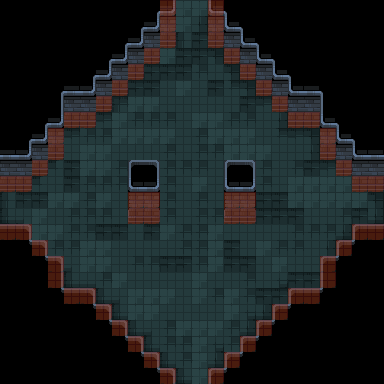

This is a level from a 2D game, rendered from its Tiled map with the project's own tilesets. A one-line summary and the map file follow, with tile-layer data summarised:
An orthogonal 24x24 tile map with 16x16 px tiles, 4 tile layers (floor, details, above-details, collision) and 18 objects (8x Gate, 6x EnemySpawnPoint, 4x EnemySpawnTrigger).

<map version="1.10" tiledversion="1.10.2" orientation="orthogonal" renderorder="right-down" width="24" height="24" tilewidth="16" tileheight="16" infinite="0" nextlayerid="10" nextobjectid="45">
 <tileset firstgid="1" source="../Tilesets/dungeon_prison_tileset.tsx" />
 <layer id="1" name="floor" width="24" height="24">
  <data>[576 cells, 292 non-empty, 16 distinct tile ids]</data>
 </layer>
 <layer id="3" name="details" width="24" height="24">
  <data>[576 cells, 132 non-empty, 18 distinct tile ids]</data>
 </layer>
 <layer id="9" name="above-details" width="24" height="24">
  <data>[576 cells, 8 non-empty, 4 distinct tile ids]</data>
 </layer>
 <layer id="4" name="collision" width="24" height="24" opacity="0.5">
  <data>[576 cells, 60 non-empty, 1 distinct tile ids]</data>
 </layer>
 <objectgroup id="8" name="entities">
  <object id="25" type="EnemySpawnTrigger" x="176" y="352" width="32" height="16">
   <properties>
    <property name="TriggerType" propertytype="triggerType" value="EnemySpawn" />
   </properties>
  </object>
  <object id="26" type="EnemySpawnTrigger" x="32" y="192" width="16" height="32">
   <properties>
    <property name="TriggerType" propertytype="triggerType" value="EnemySpawn" />
   </properties>
  </object>
  <object id="27" type="EnemySpawnTrigger" x="176" y="48" width="32" height="16">
   <properties>
    <property name="TriggerType" propertytype="triggerType" value="EnemySpawn" />
   </properties>
  </object>
  <object id="28" type="EnemySpawnTrigger" x="336" y="192" width="16" height="32">
   <properties>
    <property name="TriggerType" propertytype="triggerType" value="EnemySpawn" />
   </properties>
  </object>
  <object id="29" type="EnemySpawnPoint" x="112" y="160">
   <point />
  </object>
  <object id="30" type="EnemySpawnPoint" x="288" y="160">
   <point />
  </object>
  <object id="31" type="EnemySpawnPoint" x="112" y="272">
   <point />
  </object>
  <object id="32" type="EnemySpawnPoint" x="288" y="272">
   <point />
  </object>
  <object id="33" type="EnemySpawnPoint" x="192" y="128">
   <point />
  </object>
  <object id="35" type="EnemySpawnPoint" x="192" y="272">
   <point />
  </object>
  <object id="37" type="Gate" gid="235" x="176" y="32" width="16" height="16" />
  <object id="38" type="Gate" gid="235" x="192" y="32" width="16" height="16" />
  <object id="39" type="Gate" gid="235" x="16" y="208" width="16" height="16" />
  <object id="40" type="Gate" gid="235" x="16" y="192" width="16" height="16" />
  <object id="41" type="Gate" gid="235" x="176" y="368" width="16" height="16" />
  <object id="42" type="Gate" gid="235" x="192" y="368" width="16" height="16" />
  <object id="43" type="Gate" gid="235" x="352" y="208" width="16" height="16" />
  <object id="44" type="Gate" gid="235" x="352" y="192" width="16" height="16" />
 </objectgroup>
</map>
